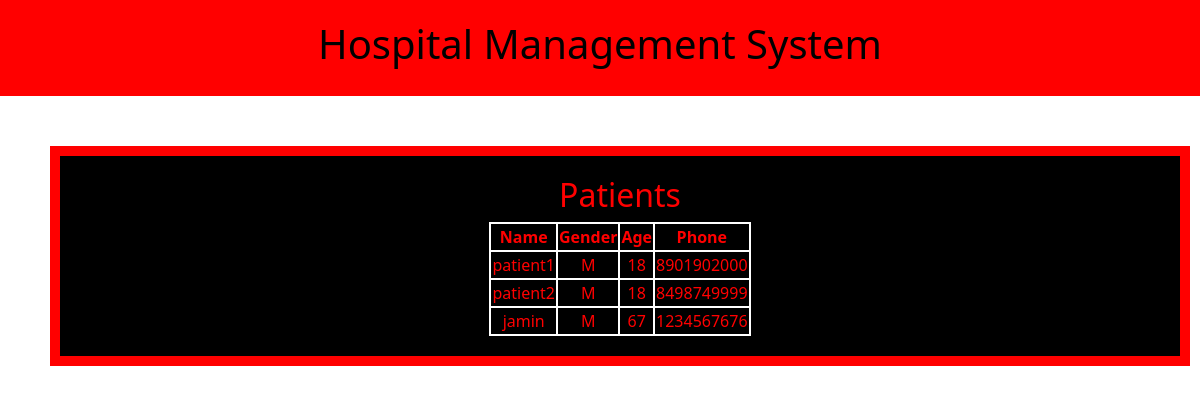
The app's page /admin/all_patients with its own data.
### tables this page shows
CREATE TABLE patient(
 patient_id INTEGER PRIMARY KEY AUTOINCREMENT,
 username TEXT UNIQUE,
 password TEXT,
 name TEXT,
 age INTEGER,
 gender TEXT,
 phone TEXT,
 is_active INTEGER);

### app/routes/admin_logic.py (the view)
@admin_logic_bp.route('/admin/all_patients')
def all_patients():
    db_path = os.path.join(os.path.dirname(__file__), '..', 'database.db')
    connection = sqlite3.connect(db_path)
    cursor = connection.cursor()
    cursor.execute("SELECT name, gender, age, phone FROM patient")
    patients = cursor.fetchall()
    connection.close()
    return render_template("admin_patients.html", pat=patients)

### app/templates/admin_patients.html
{% extends 'base.html' %}
{% block content %}
<h2 style="text-align:center;">Patients</h2>
<table class="bordered">
    <tr>
        <th class="bordered">Name</th>
        <th class="bordered">Gender</th>
        <th class="bordered">Age</th>
        <th class="bordered">Phone</th>
    </tr>
    {% for p in pat %}
    <tr>
        <td class="bordered">{{p[0]}}</td>
        <td class="bordered">{{p[1]}}</td>
        <td class="bordered">{{p[2]}}</td>
        <td class="bordered">{{p[3]}}</td>
    </tr>
    {% endfor %}
</table>
{% endblock %}

### app/templates/base.html (style rules this page uses)
h2 { text-align: center; color:red }
.bordered { border:2px solid white; margin: auto; text-align: center; }

### records on screen
patient: name "patient1", gender "M", age "18", phone "8901902000"
patient: name "patient2", gender "M", age "18", phone "8498749999"
patient: name "jamin", gender "M", age "67", phone "1234567676"
